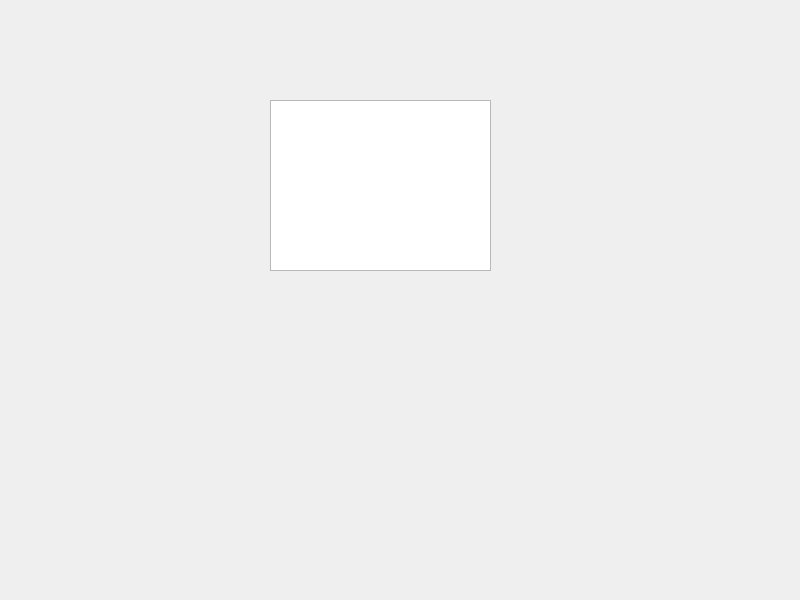
<?xml version="1.0" encoding="UTF-8"?>
<ui version="4.0">
 <class>Widget</class>
 <widget class="QWidget" name="Widget">
  <property name="geometry">
   <rect>
    <x>0</x>
    <y>0</y>
    <width>800</width>
    <height>600</height>
   </rect>
  </property>
  <property name="windowTitle">
   <string>Widget</string>
  </property>
  <widget class="QTextEdit" name="textEdit">
   <property name="geometry">
    <rect>
     <x>270</x>
     <y>100</y>
     <width>221</width>
     <height>171</height>
    </rect>
   </property>
  </widget>
 </widget>
 <resources/>
 <connections/>
</ui>
